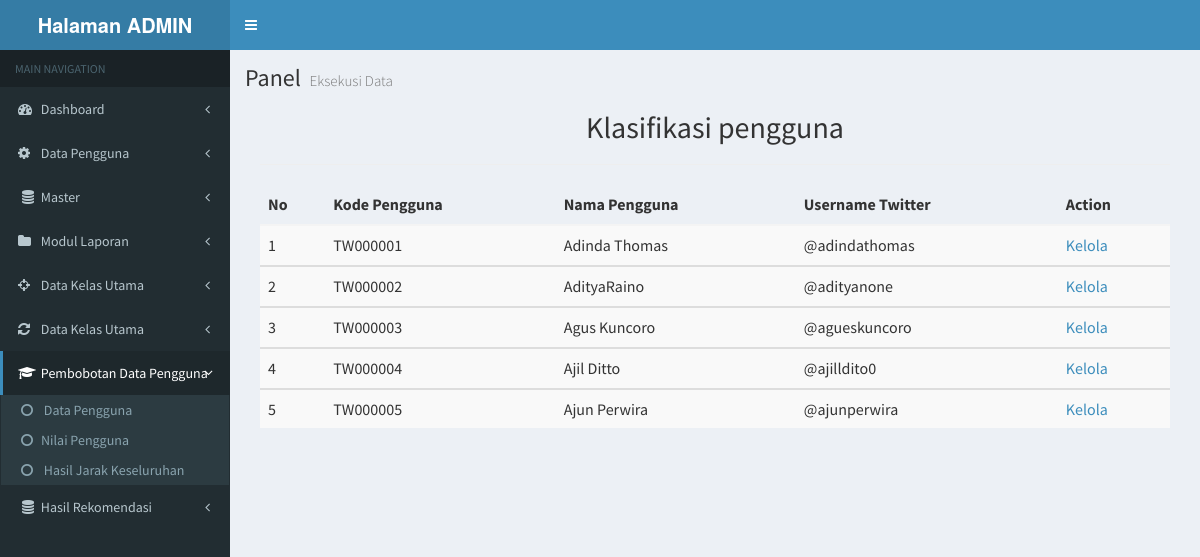
The page /index.php/twitter_data on the database its author committed.
### tables this page shows
CREATE TABLE IF NOT EXISTS `tabel_twitter` (
  `no` int(11) NOT NULL,
  `kode_hobi` varchar(100) NOT NULL,
  `nama_lengkap` varchar(200) NOT NULL,
  `nama_twitter` varchar(100) NOT NULL,
  `umur` int(11) NOT NULL,
  `jenis_kelamin` varchar(15) NOT NULL,
  `status_kegiatan` varchar(15) NOT NULL
);

### application/controllers/Twitter_data.php (called while the page is built, shortened)
<?php
class Twitter_data extends CI_Controller{
	function __construct(){
		$this->load->model('Model_twitter');
                $this->load->helper('url');
	}
	function index(){
		$data['user'] = $this->Model_twitter->tampil_data()->result();
		$this->load->view('twitter/lihat_data_twitter',$data);
	}
}

### index.php (called while the page is built, shortened)
<?php
require_once BASEPATH.'core/CodeIgniter.php';

### application/models/Model_twitter.php (called while the page is built, shortened)
<?php
class Model_twitter extends CI_Model{
	function tampil_data(){
		return $this->db->get('tabel_twitter');
	}
}

### application/views/twitter/lihat_data_twitter.php (the view, shortened to what this page needs)
	<div class="content-wrapper">
                <section class="content-header">
                    <h1>
                        Panel
                        <small>Eksekusi Data</small>
                    </h1>
<div class="rows">
				<div class="col-sm-12">
					<h2 class="tekstit"><center>Klasifikasi pengguna</center></h2>
					<hr>
				</div>
		</div>
		<div class="rows">
			<div class="col-sm-12">
		<table class="table table-striped">
		 <thead>
		  <tr>
			<th>No</th>
			<th>Kode Pengguna</th>
			<th>Nama Pengguna</th>
			<th>Username Twitter</th>
			<th>Action</th>
		  </tr>
		</thead>
				<?php
		$no = 1;
		foreach($user as $u){
		?>
		<tbody>
		<td><?php echo $no++ ?></td>
		<td><?php echo $u->kode_hobi ?></td>
		<td><?php echo $u->nama_lengkap ?></td>
		<td><?php echo $u->nama_twitter ?></td>
		<td>
			<?php echo anchor('klasifikasi/index/'.$u->nama_lengkap,'Kelola'); ?>
		</td>
		</tbody>
		<?php } ?>
		</table>
			</div>
		</div>

### rows shown on the page
tabel_twitter: kode_hobi "TW000001", nama_lengkap "Adinda Thomas", nama_twitter "@adindathomas", nama_lengkap "Kelola"
tabel_twitter: kode_hobi "TW000002", nama_lengkap "AdityaRaino", nama_twitter "@adityanone", nama_lengkap "Kelola"
tabel_twitter: kode_hobi "TW000003", nama_lengkap "Agus Kuncoro", nama_twitter "@agueskuncoro", nama_lengkap "Kelola"
tabel_twitter: kode_hobi "TW000004", nama_lengkap "Ajil Ditto", nama_twitter "@ajilldito0", nama_lengkap "Kelola"
tabel_twitter: kode_hobi "TW000005", nama_lengkap "Ajun Perwira", nama_twitter "@ajunperwira", nama_lengkap "Kelola"
